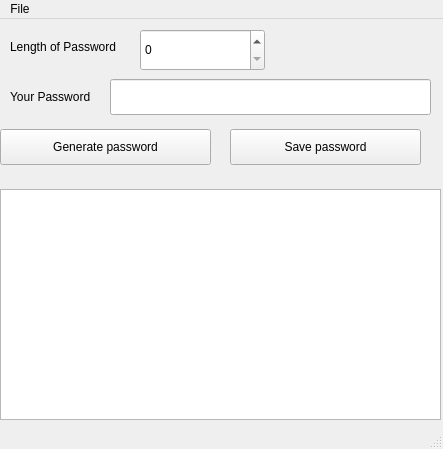
<?xml version="1.0" encoding="UTF-8"?>
<ui version="4.0">
 <class>MainWindow</class>
 <widget class="QMainWindow" name="MainWindow">
  <property name="geometry">
   <rect>
    <x>0</x>
    <y>0</y>
    <width>443</width>
    <height>449</height>
   </rect>
  </property>
  <property name="windowTitle">
   <string>MainWindow</string>
  </property>
  <widget class="QWidget" name="centralwidget">
   <widget class="QPushButton" name="pushButton">
    <property name="geometry">
     <rect>
      <x>0</x>
      <y>110</y>
      <width>211</width>
      <height>36</height>
     </rect>
    </property>
    <property name="text">
     <string>Generate password</string>
    </property>
   </widget>
   <widget class="QLabel" name="label">
    <property name="geometry">
     <rect>
      <x>10</x>
      <y>10</y>
      <width>123</width>
      <height>36</height>
     </rect>
    </property>
    <property name="text">
     <string>Length of Password</string>
    </property>
   </widget>
   <widget class="QSpinBox" name="spinBox">
    <property name="geometry">
     <rect>
      <x>140</x>
      <y>10</y>
      <width>125</width>
      <height>42</height>
     </rect>
    </property>
   </widget>
   <widget class="QLabel" name="label_2">
    <property name="geometry">
     <rect>
      <x>10</x>
      <y>60</y>
      <width>92</width>
      <height>36</height>
     </rect>
    </property>
    <property name="text">
     <string>Your Password</string>
    </property>
   </widget>
   <widget class="QLineEdit" name="lineEdit_2">
    <property name="geometry">
     <rect>
      <x>110</x>
      <y>60</y>
      <width>321</width>
      <height>36</height>
     </rect>
    </property>
   </widget>
   <widget class="QPlainTextEdit" name="plainTextEdit">
    <property name="geometry">
     <rect>
      <x>0</x>
      <y>170</y>
      <width>441</width>
      <height>231</height>
     </rect>
    </property>
   </widget>
   <widget class="QPushButton" name="pushButton_2">
    <property name="geometry">
     <rect>
      <x>230</x>
      <y>110</y>
      <width>191</width>
      <height>36</height>
     </rect>
    </property>
    <property name="text">
     <string>Save password</string>
    </property>
   </widget>
  </widget>
  <widget class="QMenuBar" name="menubar">
   <property name="geometry">
    <rect>
     <x>0</x>
     <y>0</y>
     <width>443</width>
     <height>27</height>
    </rect>
   </property>
   <widget class="QMenu" name="menuFile">
    <property name="title">
     <string>File</string>
    </property>
    <addaction name="actionOpen"/>
   </widget>
   <addaction name="menuFile"/>
  </widget>
  <widget class="QStatusBar" name="statusbar"/>
  <action name="actionOpen">
   <property name="text">
    <string>Open File</string>
   </property>
  </action>
 </widget>
 <resources/>
 <connections/>
</ui>
